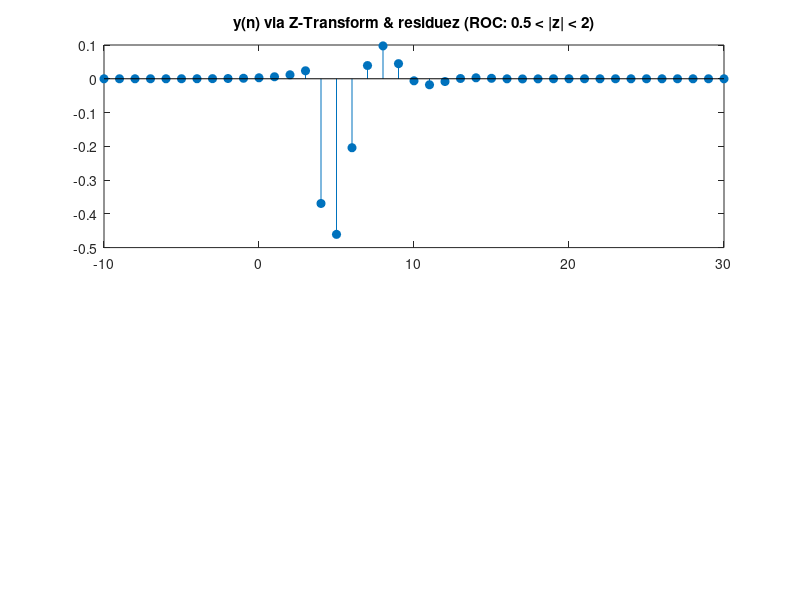

Here is the MATLAB script that generated this plot: (Note: this script raises an error after producing the figure.)
clear; clc; close all;

member1 = 'Thien Phu';
member2 = 'Dinh Hieu';
names_tag = sprintf('(%s, %s)', member1, member2);

bx = [0, 0, 0, 0.25, -0.5, 0.0625];
ax = [1, -1, 0.75, -0.25, 0.0625];

bh = [0, -5/3];
ah = [1, -7/3, 2/3];

by = conv(bx, bh);
ay = conv(ax, ah);

[r, p, k] = residuez(by, ay);
disp('Residues r:');
disp(r);
disp('Poles p:');
disp(p);
disp('Direct terms k:');
disp(k);

n = -10:30;
y_z = zeros(size(n));
for m = 1:length(k)
    y_z = y_z + k(m) * double(n == m - 1);
end

mult = 1;
for i = 1:length(p)
    if i > 1 && abs(p(i) - p(i - 1)) < 1e-6
        mult = mult + 1;
    else
        mult = 1;
    end
    if abs(p(i)) < 1
        if mult == 1
            y_z = y_z + r(i) * (p(i) .^ n) .* double(n >= 0);
        else
            y_z = y_z + r(i) * (n + 1) .* (p(i) .^ n) .* double(n >= 0);
        end
    else
        y_z = y_z - r(i) * (p(i) .^ n) .* double(n <= -1);
    end
end
y_z = real(y_z);

k_idx = 0:100;
xk = (k_idx - 2) .* (0.5 .^ (k_idx - 2)) .* cos(pi * (k_idx - 2) / 3) .* double(k_idx >= 2);
y_direct = zeros(size(n));
for idx = 1:length(n)
    m = n(idx) - k_idx;
    hm = zeros(size(m));
    pos = m >= 0;
    neg = m <= -1;
    hm(pos) = (1/3) .^ m(pos);
    hm(neg) = (1/2) .^ (-m(neg));
    y_direct(idx) = sum(xk .* hm);
end

disp('Max absolute error between Inverse Z-Transform and direct convolution:');
disp(max(abs(y_z - y_direct)));

figure('Name', 'Exercise 4.3 - Inverse Z-Transform', 'Color', 'w');
subplot(2, 1, 1);
stem(n, y_z, 'filled');
title('y(n) via Z-Transform & residuez (ROC: 0.5 < |z| < 2)');
subtitle(names_tag);
xlabel('n'); ylabel('y(n)'); grid on;

subplot(2, 1, 2);
stem(n, y_direct, 'filled');
title('y(n) via Direct Linear Convolution (Verification)');
subtitle(names_tag);
xlabel('n'); ylabel('y(n)'); grid on;
